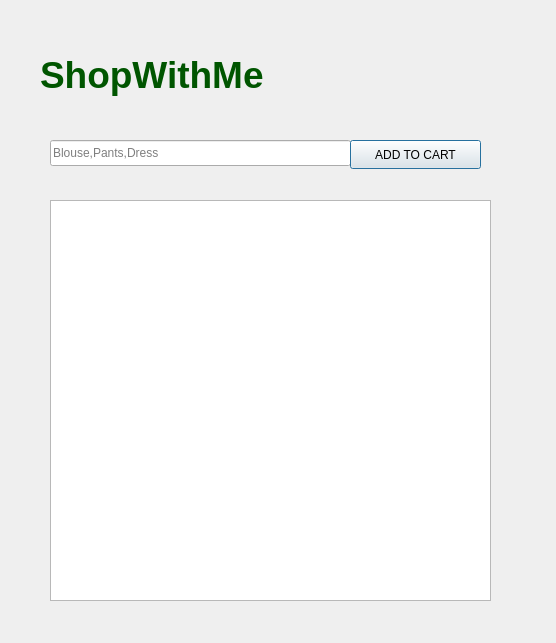
<?xml version="1.0" encoding="UTF-8"?>
<ui version="4.0">
 <class>FindProduct</class>
 <widget class="QDialog" name="FindProduct">
  <property name="enabled">
   <bool>true</bool>
  </property>
  <property name="geometry">
   <rect>
    <x>0</x>
    <y>0</y>
    <width>556</width>
    <height>643</height>
   </rect>
  </property>
  <property name="windowTitle">
   <string>Dialog</string>
  </property>
  <widget class="QLabel" name="SHOPWITHMELABEL">
   <property name="geometry">
    <rect>
     <x>40</x>
     <y>20</y>
     <width>361</width>
     <height>111</height>
    </rect>
   </property>
   <property name="text">
    <string>&lt;html&gt;&lt;head/&gt;&lt;body&gt;&lt;p&gt;&lt;span style=&quot; font-size:28pt; font-weight:700; color:#005500;&quot;&gt;ShopWithMe&lt;/span&gt;&lt;/p&gt;&lt;/body&gt;&lt;/html&gt;</string>
   </property>
  </widget>
  <widget class="QLineEdit" name="SearchMe">
   <property name="enabled">
    <bool>true</bool>
   </property>
   <property name="geometry">
    <rect>
     <x>50</x>
     <y>140</y>
     <width>301</width>
     <height>26</height>
    </rect>
   </property>
   <property name="autoFillBackground">
    <bool>false</bool>
   </property>
   <property name="placeholderText">
    <string>Blouse,Pants,Dress</string>
   </property>
  </widget>
  <widget class="QPushButton" name="SearchButton">
   <property name="geometry">
    <rect>
     <x>350</x>
     <y>140</y>
     <width>131</width>
     <height>29</height>
    </rect>
   </property>
   <property name="text">
    <string>ADD TO CART</string>
   </property>
  </widget>
  <widget class="QListWidget" name="products">
   <property name="geometry">
    <rect>
     <x>50</x>
     <y>200</y>
     <width>441</width>
     <height>401</height>
    </rect>
   </property>
   <property name="selectionMode">
    <enum>QAbstractItemView::MultiSelection</enum>
   </property>
  </widget>
 </widget>
 <resources/>
 <connections/>
</ui>
